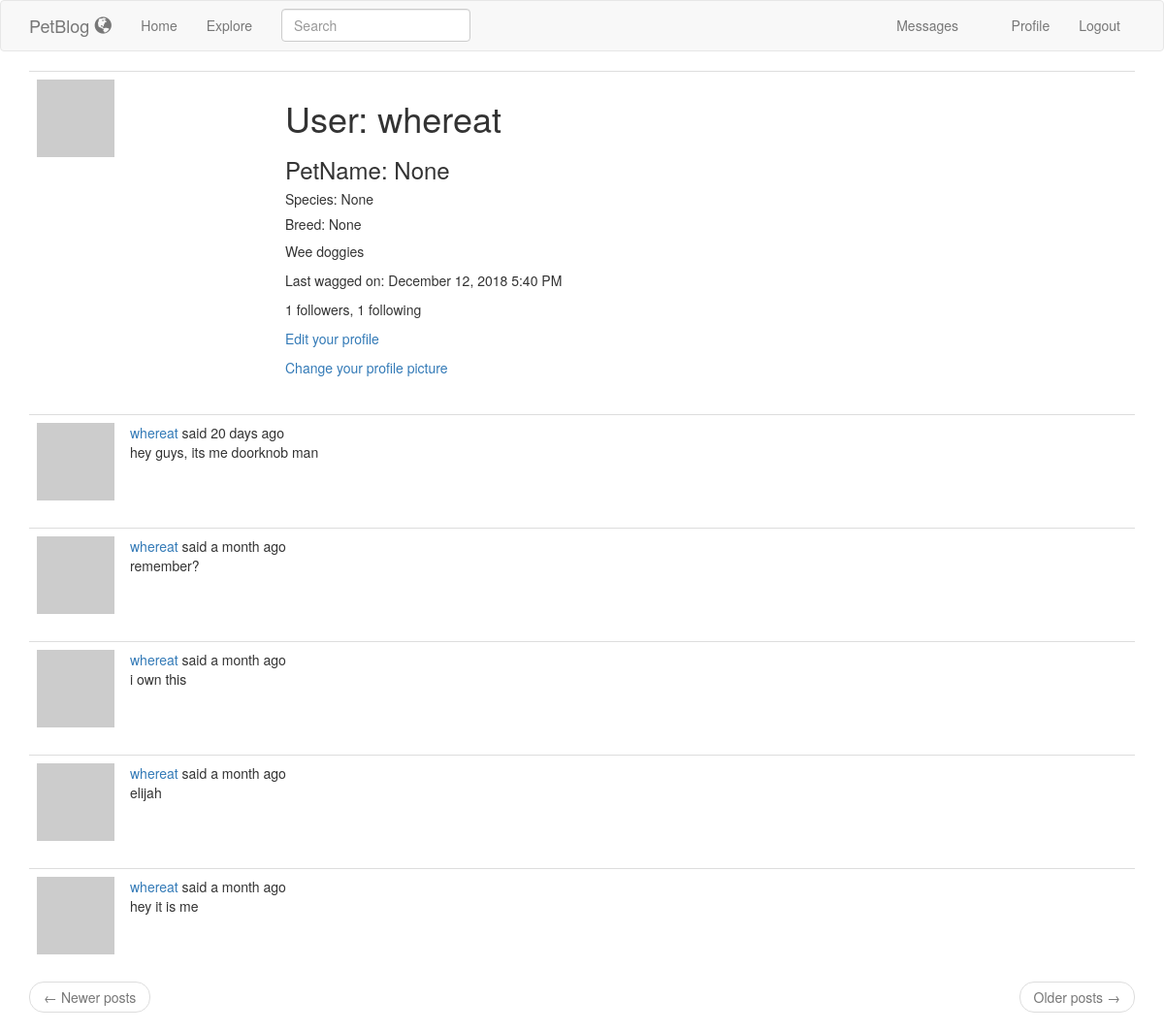
Page /user/whereat (signed in) on the earlier database version.
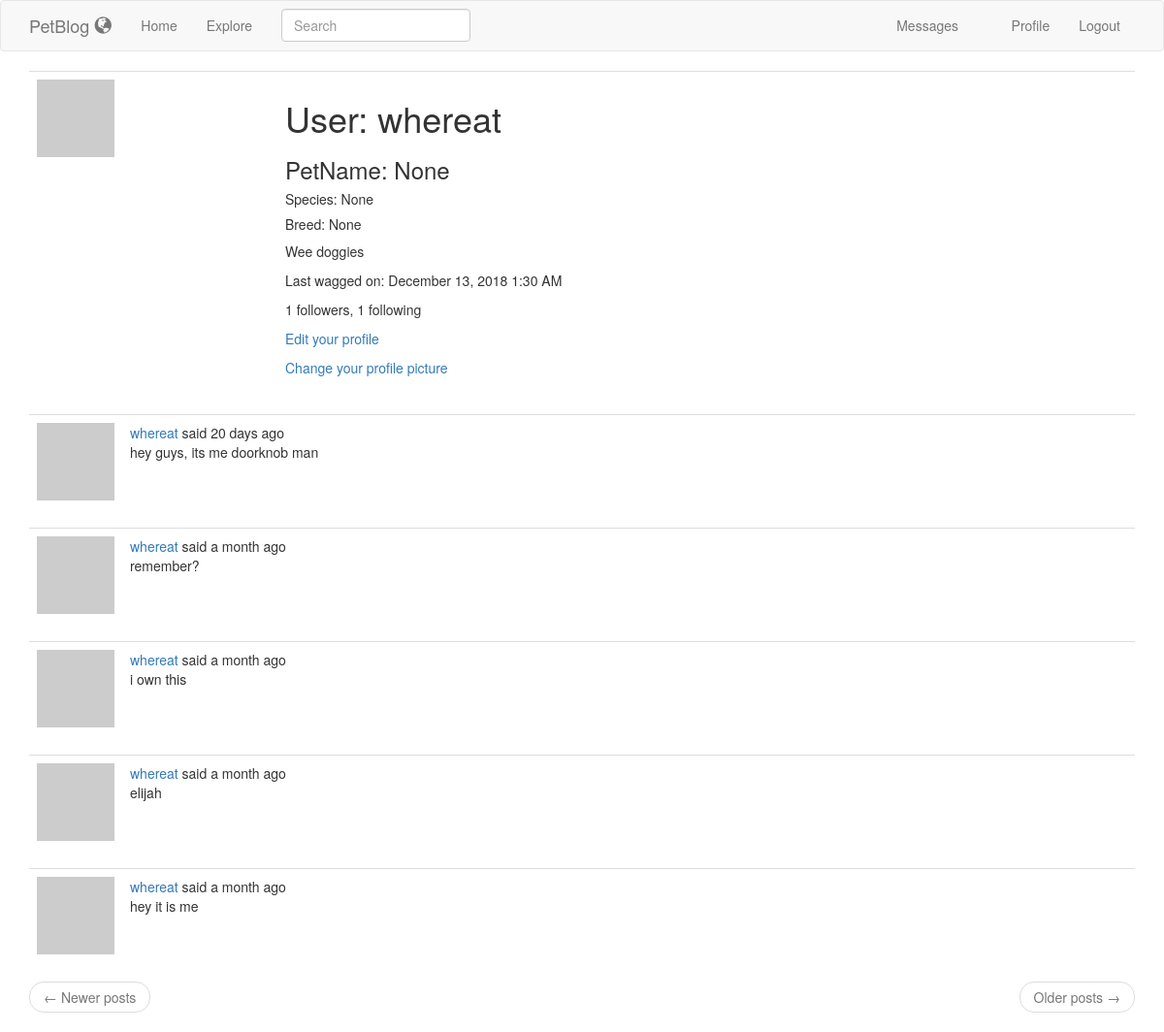
Same page on the later database version.
### app/models.py (models this page shows, shortened)
class User(UserMixin, db.Model):
    id = db.Column(db.Integer, primary_key=True)
    username = db.Column(db.String(64), index=True, unique=True)
    petname = db.Column(db.String(64))
    species = db.Column(db.String(64))
    breed = db.Column(db.String(64))
    email = db.Column(db.String(120), index=True, unique=True)
    password_hash = db.Column(db.String(128))
    posts = db.relationship('Post', backref='author', lazy='dynamic')
    about_me = db.Column(db.String(140))
    last_seen = db.Column(db.DateTime, default=datetime.utcnow)
    followed = db.relationship(
        'User', secondary=followers,
        primaryjoin=(followers.c.follower_id == id),
        secondaryjoin=(followers.c.followed_id == id),
        backref=db.backref('followers', lazy='dynamic'), lazy='dynamic')
    messages_sent = db.relationship('Message',
                                    foreign_keys='Message.sender_id',
                                    backref='author', lazy='dynamic')
    messages_received = db.relationship('Message',
                                        foreign_keys='Message.recipient_id',
                                        backref='recipient', lazy='dynamic')
    last_message_read_time = db.Column(db.DateTime)
    notifications = db.relationship('Notification', backref='user',
                                    lazy='dynamic')
    def avatar(self, size):
        digest = md5(self.email.lower().encode('utf-8')).hexdigest()
        return 'https://www.gravatar.com/avatar/{}?d=mp&s={}'.format(
            digest, size)
    def new_messages(self):
        last_read_time = self.last_message_read_time or datetime(1900, 1, 1)
        return Message.query.filter_by(recipient=self).filter(
            Message.timestamp > last_read_time).count()

class SearchableMixin(object):
    @classmethod
    def before_commit(cls, session):
        session._changes = {
            'add': list(session.new),
            'update': list(session.dirty),
            'delete': list(session.deleted)
        }
    @classmethod
    def after_commit(cls, session):
        for obj in session._changes['add']:
            if isinstance(obj, SearchableMixin):
                add_to_index(obj.__tablename__, obj)
        for obj in session._changes['update']:
            if isinstance(obj, SearchableMixin):
                add_to_index(obj.__tablename__, obj)
        for obj in session._changes['delete']:
            if isinstance(obj, SearchableMixin):
                remove_from_index(obj.__tablename__, obj)
        session._changes = None

class Post(SearchableMixin, db.Model):
    __searchable__ = ['body']
    id = db.Column(db.Integer, primary_key=True)
    body = db.Column(db.String(140))
    timestamp = db.Column(db.DateTime, index=True, default=datetime.utcnow)
    user_id = db.Column(db.Integer, db.ForeignKey('user.id'))
    language = db.Column(db.String(5))

### app/main/routes.py (the view)
@bp.route('/user/<username>')
@login_required
def user(username):
    user = User.query.filter_by(username=username).first_or_404()
    page = request.args.get('page', 1, type=int)
    posts = user.posts.order_by(Post.timestamp.desc()).paginate(
        page, current_app.config['POSTS_PER_PAGE'], False)
    next_url = url_for('main.user', username=user.username,
                       page=posts.next_num) if posts.has_next else None
    prev_url = url_for('main.user', username=user.username,
                       page=posts.prev_num) if posts.has_prev else None
    return render_template('user.html', user=user, posts=posts.items,
                           next_url=next_url, prev_url=prev_url)

### app/main/forms.py
class SearchForm(FlaskForm):
    q = StringField(_('Search'), validators=[DataRequired()])
    def __init__(self, *args, **kwargs):
        if 'formdata' not in kwargs:
            kwargs['formdata'] = request.args
        if 'csrf_enabled' not in kwargs:
            kwargs['csrf_enabled'] = False
        super(SearchForm, self).__init__(*args, **kwargs)

### app/main/routes.py (called while the page is built)
@bp.before_app_request
def before_request():
    if current_user.is_authenticated:
        current_user.last_seen = datetime.utcnow()
        db.session.commit()
        g.search_form = SearchForm()
    g.locale = str(get_locale())

### app/models.py (called while the page is built)
@login.user_loader
def load_user(id):
    return User.query.get(int(id))

### app/templates/user.html (shortened to what this page needs)
{% extends 'base.html' %}
{% block app_content %}
    <table class="table table-hover">
        <tr>
            <td width="256px"><img src="{{ user.avatar(256) }}"></td>
            <td>
                <h1>{{ _('User') }}: {{ user.username }}</h1>
                <h3>{{ _('PetName') }}: {{ user.petname }}</h3>
                <h5>{{ _('Species') }}: {{ user.species }}</h5>
                <h5>{{ _('Breed') }}: {{ user.breed }}</h5>
                {% if user.about_me %}<p>{{ user.about_me }}</p>{% endif %}
                {% if user.last_seen %}
                <p>{{ _('Last wagged on') }}: {{ moment(user.last_seen).format('LLL') }}</p>
                {% endif %}
                <p>{{ _('%(count)d followers', count=user.followers.count()) }}, {{ _('%(count)d following', count=user.followed.count()) }}</p>
                {% if user == current_user %}
                <p><a href="{{ url_for('main.edit_profile') }}">{{ _('Edit your profile') }}</a></p>
                <p><a href="https://en.gravatar.com/">Change your profile picture</a></p>
                {% elif not current_user.is_following(user) %}
                <p><a href="{{ url_for('main.follow', username=user.username) }}">{{ _('Follow') }}</a></p>
                {% else %}
                <p><a href="{{ url_for('main.unfollow', username=user.username) }}">{{ _('Unfollow') }}</a></p>
                {% endif %}
            </td>
        </tr>
    </table>
    {% for post in posts %}
        {% include '_post.html' %}
    {% endfor %}
    <nav aria-label="...">
        <ul class="pager">
            <li class="previous{% if not prev_url %} disabled{% endif %}">
                <a href="{{ prev_url or '#' }}">
                    <span aria-hidden="true">&larr;</span> {{ _('Newer posts') }}
                </a>
            </li>
            <li class="next{% if not next_url %} disabled{% endif %}">
                <a href="{{ next_url or '#' }}">
                    {{ _('Older posts') }} <span aria-hidden="true">&rarr;</span>
                </a>
            </li>
        </ul>
    </nav>
{% endblock %}

### app/templates/base.html (shortened to what this page needs)
{% extends 'bootstrap/base.html' %}
{% block navbar %}
    <nav class="navbar navbar-default">
        <div class="container">
            <div class="navbar-header">
                <a class="navbar-brand" href="{{ url_for('main.index') }}">PetBlog <span class="glyphicon glyphicon-globe"></span></p></a>
            </div>
            <div class="collapse navbar-collapse" id="bs-example-navbar-collapse-1">
                <ul class="nav navbar-nav">
                    <li><a href="{{ url_for('main.index') }}">{{ _('Home') }}</a></li>
                    <li><a href="{{ url_for('main.explore') }}">{{ _('Explore') }}</a></li>
                </ul>
                {% if g.search_form %}
                <form class="navbar-form navbar-left" method="get" action="{{ url_for('main.search') }}">
                    <div class="form-group">
                        {{ g.search_form.q(size=20, class='form-control', placeholder=g.search_form.q.label.text) }}
                    </div>
                </form>
                {% endif %}
                <ul class="nav navbar-nav navbar-right">
                    {% if current_user.is_anonymous %}
                    <li><a href="{{ url_for('auth.login') }}">{{ _('Login') }}</a></li>
                    {% else %}
                    <li>
                        <a href="{{ url_for('main.messages') }}">{{ _('Messages') }}
                            {% set new_messages = current_user.new_messages() %}
                        </a>
                    </li>
                    <li><a href="{{ url_for('main.user', username=current_user.username) }}">{{ _('Profile') }}</a></li>
                    <li><a href="{{ url_for('auth.logout') }}">{{ _('Logout') }}</a></li>
                    {% endif %}
                </ul>
            </div>
        </div>
    </nav>
{% endblock %}
{% block content %}
    <div class="container">
        {% block app_content %}{% endblock %}
    </div>
{% endblock %}

### app/templates/_post.html (shortened to what this page needs)
<table class="table table-hover">
    <tr>
        <td width="70px">
            <a href="{{ url_for('main.user', username=post.author.username) }}">
                <img src="{{ post.author.avatar(70) }}" />
            </a>
        </td>
        <td>
            {{ _('%(username)s said %(when)s',
                username=user_link, when=moment(post.timestamp).fromNow()) }}
            <br>
            <span id="post{{ post.id }}">{{ post.body }}</span>
        </td>
    </tr>
</table>

Differences in the rows shown:
changed User "whereat": last_seen "December 12, 2018 5:40 PM" → "December 13, 2018 1:30 AM"
